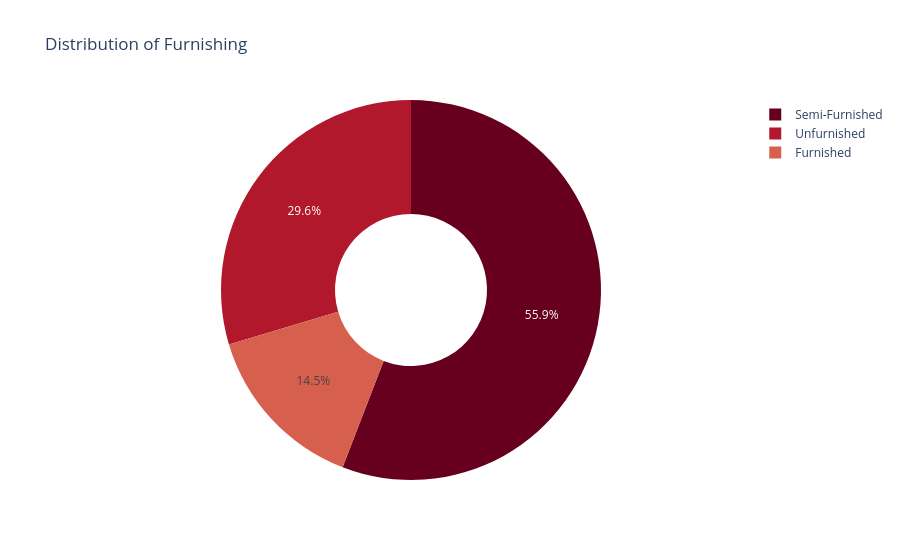
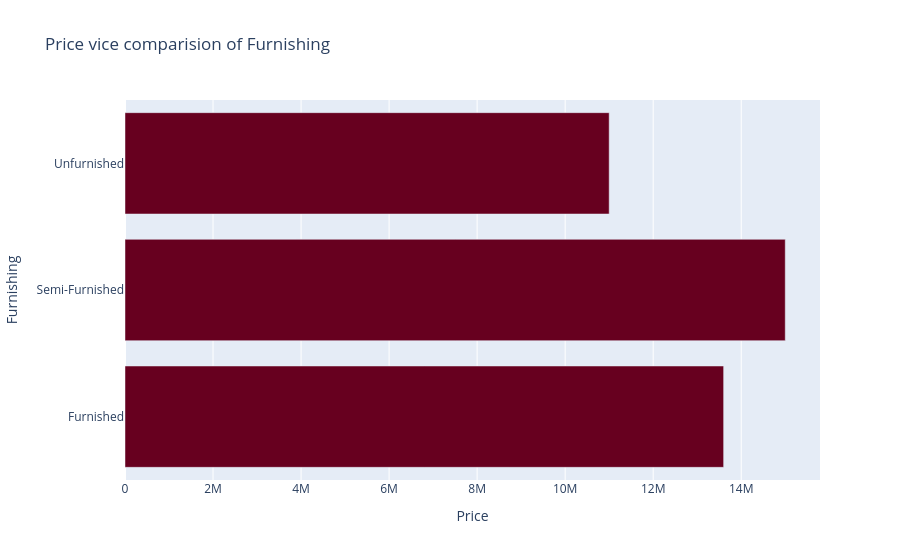

Notebook cell for these charts, in order:
### Code cell
temp = df.Furnishing.value_counts().reset_index()

px.pie(temp,names = 'Furnishing'
       ,values='count',title='Distribution of Furnishing',hole=0.4,
       color_discrete_sequence=px.colors.sequential.RdBu).show()

temp2 = df.groupby('Furnishing')['Price'].median().reset_index()

px.bar(temp2, x='Price',y='Furnishing',title='Price vice comparision of Furnishing',
       color_discrete_sequence=px.colors.sequential.RdBu).show()

### Figure 1 — Plotly figure (JSON) as saved in the notebook; plotly's stock layout.template omitted (floating-point values rounded to 4 significant figures)
{"data": [{"domain": {"x": [0, 1], "y": [0, 1]}, "hole": 0.4, "hovertemplate": "Furnishing=%{label}<br>count=%{value}<extra></extra>", "labels": ["Semi-Furnished", "Unfurnished", "Furnished"], "legendgroup": "", "name": "", "showlegend": true, "type": "pie", "values": [677, 359, 176]}], "layout": {"legend": {"tracegroupgap": 0}, "piecolorway": ["rgb(103,0,31)", "rgb(178,24,43)", "rgb(214,96,77)", "rgb(244,165,130)", "rgb(253,219,199)", "rgb(247,247,247)", "rgb(209,229,240)", "rgb(146,197,222)", "rgb(67,147,195)", "rgb(33,102,172)", "rgb(5,48,97)"], "title": {"text": "Distribution of Furnishing"}}}

### Figure 2 — Plotly figure (JSON) as saved in the notebook; plotly's stock layout.template omitted (floating-point values rounded to 4 significant figures)
{"data": [{"alignmentgroup": "True", "hovertemplate": "Price=%{x}<br>Furnishing=%{y}<extra></extra>", "legendgroup": "", "marker": {"color": "rgb(103,0,31)", "pattern": {"shape": ""}}, "name": "", "offsetgroup": "", "orientation": "h", "showlegend": false, "textposition": "auto", "type": "bar", "x": [13600000, 15000000, 11000000], "xaxis": "x", "y": ["Furnished", "Semi-Furnished", "Unfurnished"], "yaxis": "y"}], "layout": {"barmode": "relative", "legend": {"tracegroupgap": 0}, "title": {"text": "Price vice comparision of Furnishing"}, "xaxis": {"anchor": "y", "domain": [0, 1], "title": {"text": "Price"}}, "yaxis": {"anchor": "x", "domain": [0, 1], "title": {"text": "Furnishing"}}}}
